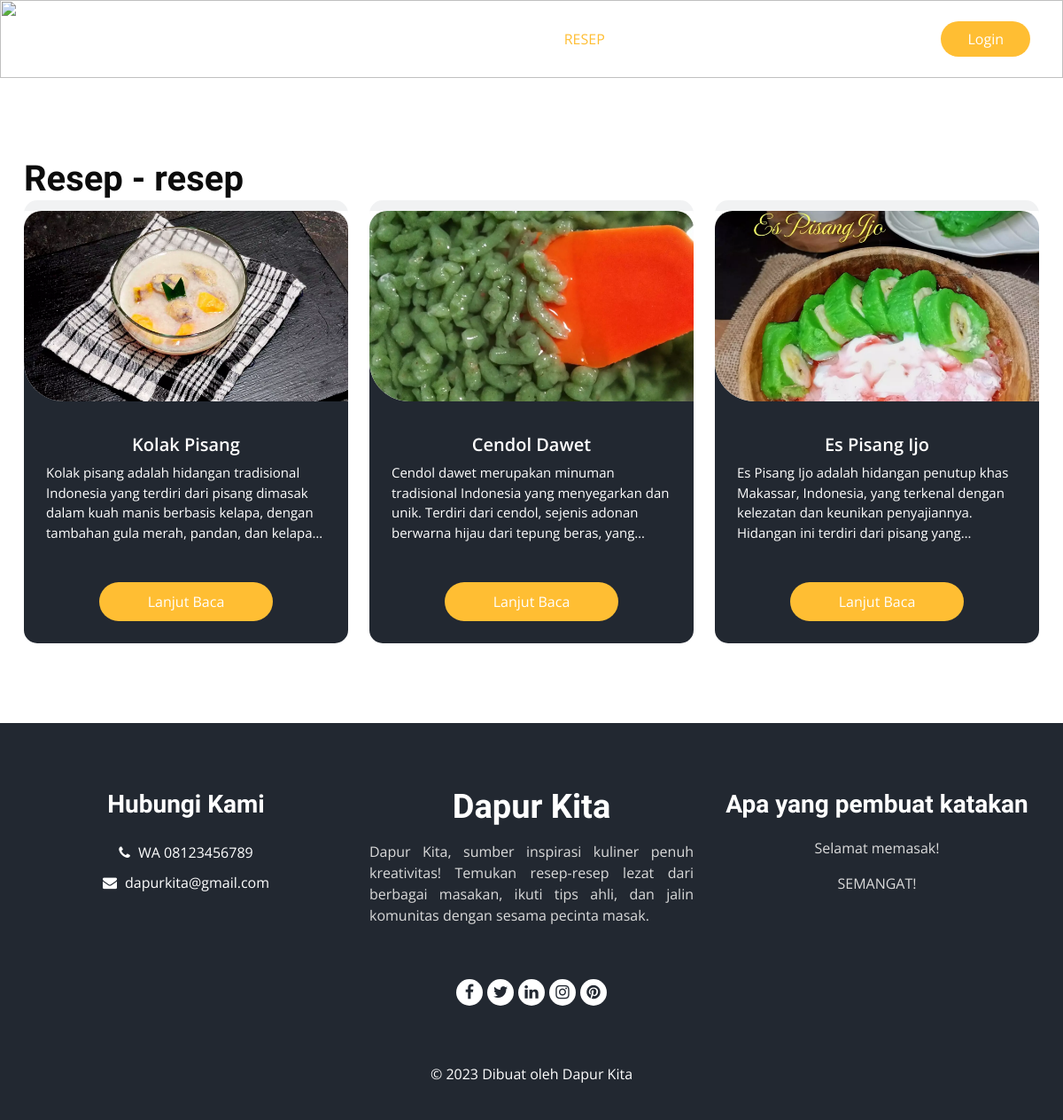
Page /menu.php on the committed database.
### tables this page shows
CREATE TABLE `resep` (
  `id_resep` int(11) NOT NULL,
  `judul` varchar(255) NOT NULL,
  `deskripsi` text NOT NULL,
  `bahan_bahan` text NOT NULL,
  `cara_pembuatan` text NOT NULL,
  `tgl_pembuatan` date NOT NULL DEFAULT current_timestamp(),
  `foto` varchar(255) NOT NULL,
  `id_user` int(11) NOT NULL
);

### menu.php (the view)
<?php
$konek = new mysqli('localhost', 'root', '', 'projek_akhir_web');
?>
<?php require './component/head-data.php' ?>
<?php require './component/menuTop.php' ?>
<div class="collapse navbar-collapse" id="navbarSupportedContent">
  <ul class="navbar-nav mx-auto">
    <li class="nav-item">
      <a class="nav-link" href="index.php">Home </a>
    </li>
    <li class="nav-item active">
      <a class="nav-link" href="menu.php">Resep </a>
    </li>
    <li class="nav-item ">
      <a class="nav-link" href="about.php">Tentang Kami </span>
      </a>
    </li>
  </ul>
  <div class="user_option">
    <form class="form-inline">
      <button class="btn my-2 my-sm-0 nav_search-btn" type="submit">
        <i class="fa fa-search" aria-hidden="true"></i>
      </button>
    </form>
    <a href="login.php" class="order_online"> Login </a>
  </div>
  </nav>
</div>
</header>
</div>
<section class="food_section layout_padding d-flex justify-content-center">
  <div class="container">
    <div class="heading_container text-center">
      <h2>Resep - resep</h2>
    </div>
    <div class="row">
      <?php
      $query = mysqli_query($konek, "SELECT * FROM resep");
      while ($row = mysqli_fetch_array($query)) {
      ?>
        <div class="col-sm-6 col-lg-4">
          <div class="box">
            <div>
              <div class="img-box">
                <img src="./img/resep/<?= $row['foto'] ?>" alt="" />
              </div>
              <div class="detail-box">
                <h5 class="text-center"><?= $row['judul'] ?></h5>
                <div class="truncate-line-clamp">
                  <p><?= $row['deskripsi'] ?></p>
                </div>
                <div class="btn-box">
                  <a href="detailBelumLogin.php?id_resep=<?= $row['id_resep'] ?>" class="btn1"> Lanjut Baca </a>
                </div>
              </div>
            </div>
          </div>
        </div>
      <?php } ?>
    </div>
  </div>
</section>
<?php require './component/footer-data.php' ?>

### css/style.css (style rules this page uses)
body { font-family: "Open Sans", sans-serif; color: #0c0c0c; background-color: #ffffff; overflow-x: hidden; scroll-behavior: smooth; }
.layout_padding { padding: 90px 0; }
h1, h2 { font-family: 'Dancing Script', cursive; }
.heading_container { display: -webkit-box; display: -ms-flexbox; display: flex; -webkit-box-orient: vertical; -webkit-box-direction: normal; -ms-flex-direction: column; flex-direction: column; -webkit-box-align: start; -ms-flex-align: start; align-items: flex-start; }
.heading_container h2 { position: relative; margin-bottom: 0; font-size: 2.5rem; font-weight: bold; }
a, a:hover, a:focus { text-decoration: none; }
.btn, .btn:focus { outline: none !important; -webkit-box-shadow: none; box-shadow: none; }
.custom_nav-container .navbar-nav { padding-left: 18%; }
.custom_nav-container .navbar-nav .nav-item .nav-link { padding: 5px 20px; color: #ffffff; text-align: center; text-transform: uppercase; border-radius: 5px; -webkit-transition: all 0.3s; transition: all 0.3s; }
.custom_nav-container .navbar-nav .nav-item:hover .nav-link, .custom_nav-container .navbar-nav .nav-item.active .nav-link { color: #ffbe33; }
.custom_nav-container .nav_search-btn { width: auto; height: auto; padding: 0; border: none; color: #ffffff; margin: 0 10px; }
.user_option { display: -webkit-box; display: -ms-flexbox; display: flex; -webkit-box-align: center; -ms-flex-align: center; align-items: center; }
.user_option a { margin: 0 10px; }
.user_option .order_online { display: inline-block; padding: 8px 30px; background-color: #ffbe33; color: #ffffff; border-radius: 45px; -webkit-transition: all 0.3s; transition: all 0.3s; border: none; }
.food_section .box { position: relative; background-color: #ffffff; border-radius: 10px; color: #ffffff; border-radius: 15px; overflow: hidden; background: linear-gradient(to bottom, #f1f2f3 25px, #222831 25px); }
.food_section .box .img-box { background: #ffffff; display: -webkit-box; display: -ms-flexbox; display: flex; -webkit-box-pack: center; -ms-flex-pack: center; justify-content: center; -webkit-box-align: center; -ms-flex-align: center; align-items: center; height: 215px; border-radius: 0 0 0 45px; overflow: hidden; margin: 12px 0; }
.food_section .box .img-box img { width: 100%; max-height: 100%; -webkit-transition: all .2s; transition: all .2s; object-fit: cover; border-radius: 20px 20px 0 0; }
.food_section .box .detail-box { padding: 25px; }
.food_section .box .detail-box h5 { font-weight: 600; }
.food_section .box .detail-box p { font-size: 15px; }
.food_section .btn-box { display: -webkit-box; display: -ms-flexbox; display: flex; -webkit-box-pack: center; -ms-flex-pack: center; justify-content: center; margin-top: 45px; }
.food_section .btn-box a { display: inline-block; padding: 10px 55px; background-color: #ffbe33; color: #ffffff; border-radius: 45px; -webkit-transition: all 0.3s; transition: all 0.3s; border: none; }
:root { --text-hitam: #0C0C0C; --text-putih: #FFFFFF; --putih: #F1F2F3; --grey: #222831; --kuning: #FFBE33; --grey2: #979797; }

### style.css (style rules this page uses)
:root { --text-hitam: #0C0C0C; --text-putih: #FFFFFF; --putih: #F1F2F3; --grey: #222831; --kuning: #FFBE33; --grey2: #979797; }
.truncate-line-clamp { display: -webkit-box; -webkit-line-clamp: 4; -webkit-box-orient: vertical; width: 100%; overflow: hidden; }

### css/responsive.css (style rules this page uses)
@media (min-width: 1200px) { .container { max-width: 1170px; } }

### rows in the picture
resep: foto (picture), judul "Kolak Pisang", deskripsi "Kolak pisang adalah hidangan tradisional Indonesia yang terdiri dari pisang dimasak dalam kuah manis berbasis kelapa, dengan tambahan gula merah, pandan, dan…"
resep: foto (picture), judul "Cendol Dawet", deskripsi "Cendol dawet merupakan minuman tradisional Indonesia yang menyegarkan dan unik. Terdiri dari cendol, sejenis adonan berwarna hijau dari tepung beras,…"
resep: foto (picture), judul "Es Pisang Ijo", deskripsi "Es Pisang Ijo adalah hidangan penutup khas Makassar, Indonesia, yang terkenal dengan kelezatan dan keunikan penyajiannya. Hidangan ini terdiri dari pisang…"
